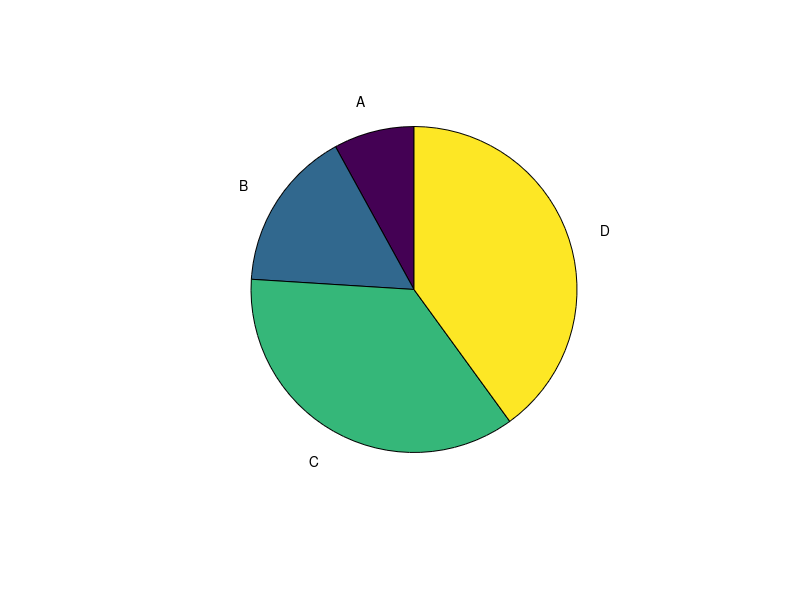
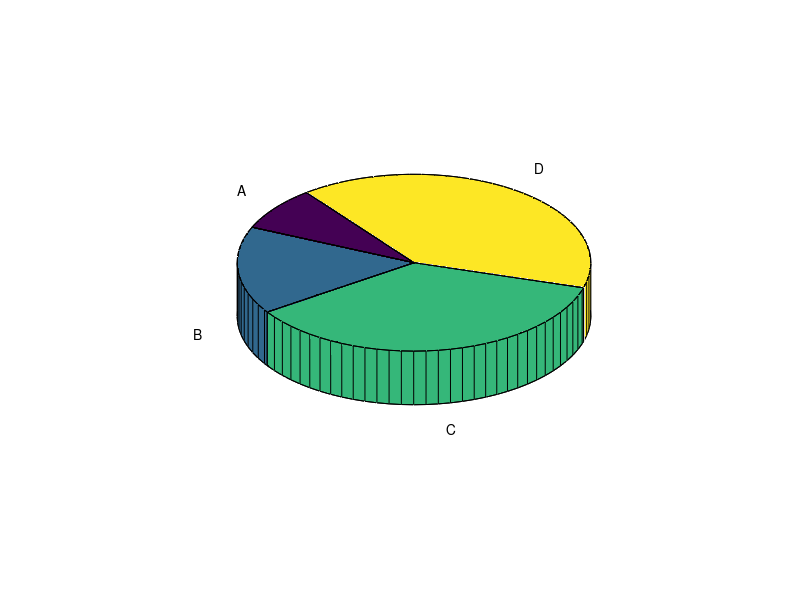
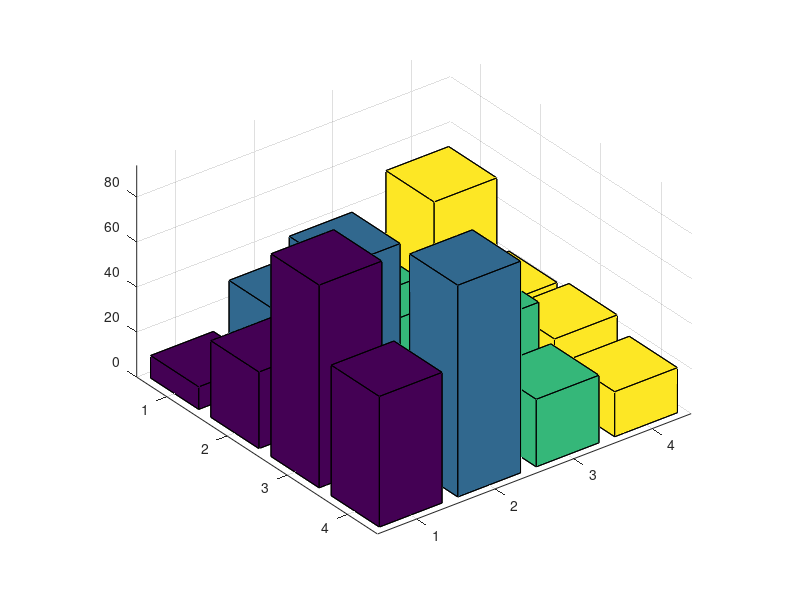
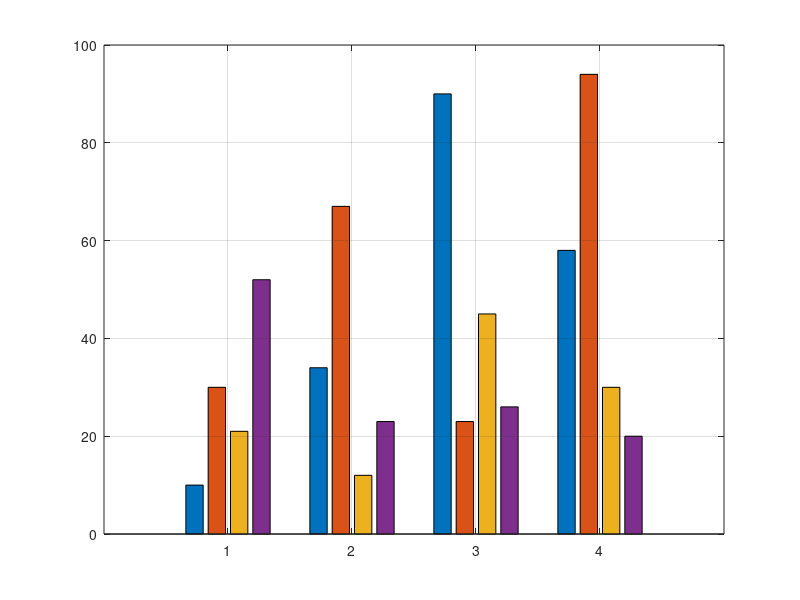

Write the MATLAB code that produced these figures, in order.
close all; clc; clear;

matrix1=[10 30 21 52; 34 67 12 23; 90, 23, 45, 26; 58 94 30 20];
x=[10 20 45 50];
disp(matrix1)
disp(x)

figure('Name','Pie 3D'), pie(x, {'A', 'B', 'C', 'D'}) 
figure('Name','Pie 2D'), pie3(x, {'A', 'B', 'C', 'D'})
figure('Name','Bar 3D'), bar3(matrix1), grid on 
figure('Name','Bar 2D'), bar(matrix1), grid on 

x=-10:10;
y=x.^2;
figure('Name','Plot 2D'), plot(x,y), grid on

t=0:pi/100:10*pi;
st = sin(2*t);
ct = cos(2*t);
figure('Name','Plot 3D'), plot3(st, ct, t), grid on